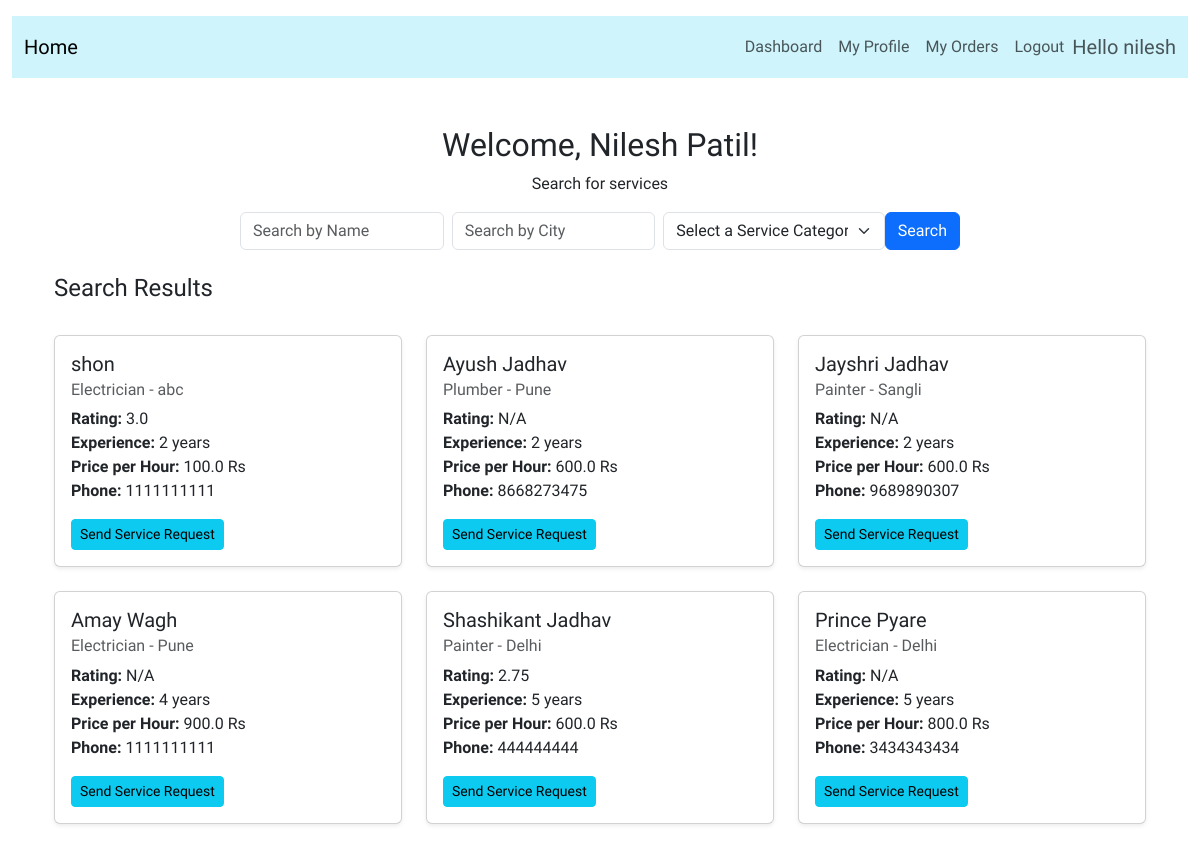
The page /customer/search_services (signed in) on the database as committed earlier.
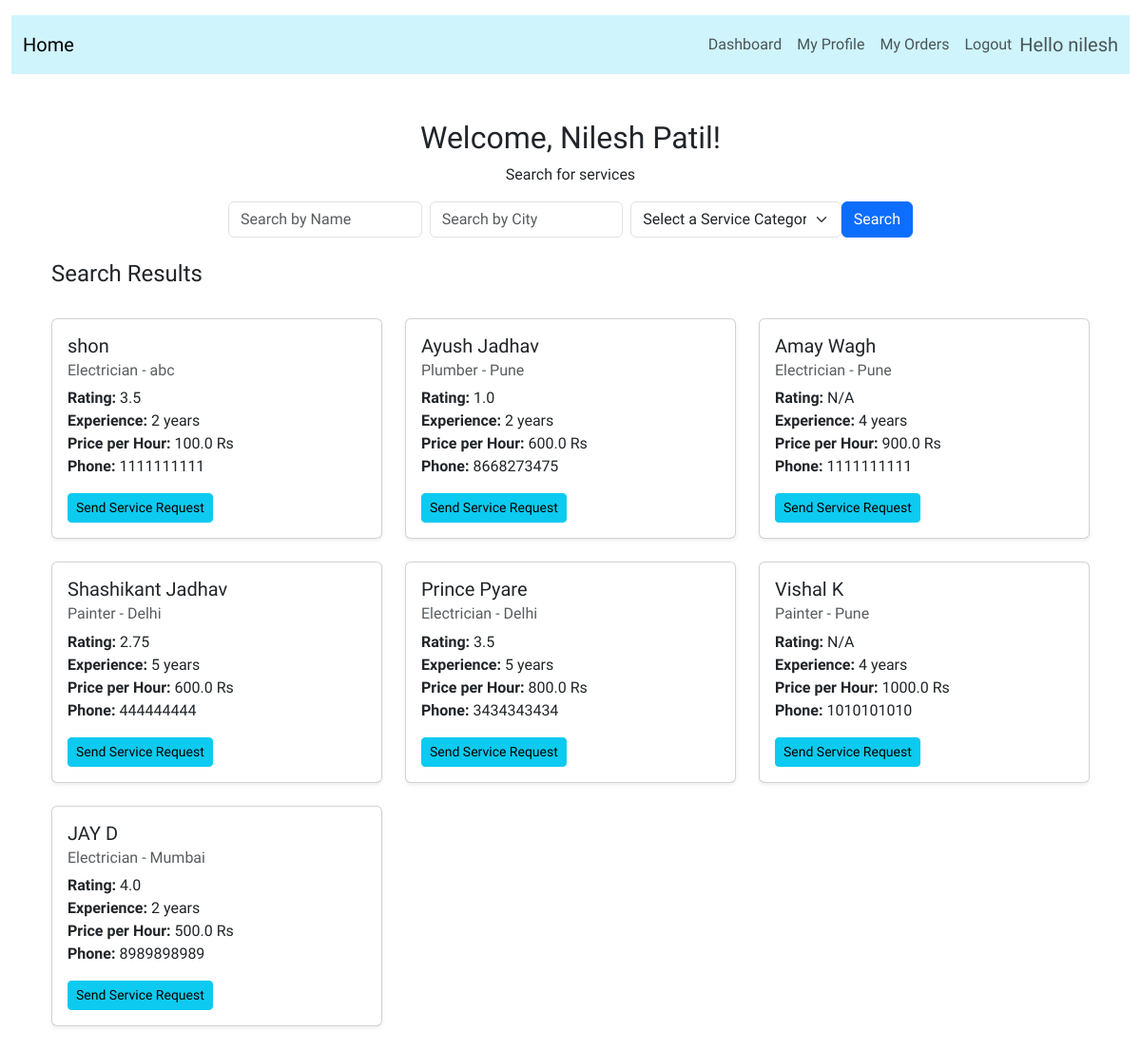
The same page on the database as committed later.
### application/model.py (models this page shows)
class ServiceProfessional(db.Model):
    id = db.Column(db.Integer, primary_key=True)
    name = db.Column(db.String(80), nullable=False)
    phone = db.Column(db.String(80), nullable=False)
    city = db.Column(db.String(80), nullable=False)
    service_category = db.Column(db.String(80), nullable=False)
    rating = db.Column(db.Float, nullable=True)
    experience = db.Column(db.Integer, nullable=False)
    company_name = db.Column(db.String(80), nullable=False)
    status = db.Column(db.String(80), nullable=False)  # ('blacklisted', 'approved', 'pending')
    price_per_hour = db.Column(db.Float, nullable=False)
    expenses_per_hour = db.Column(db.Float, nullable=True)
    user_id = db.Column(db.Integer, db.ForeignKey('user.id'), nullable=False)
    service_requests = db.relationship('ServiceRequest', backref='service_professional', lazy=True)

### application/routes.py (the view)
@app.route('/customer/search_services', methods=['GET'])
@login_required
def search_services():
    query = request.args.get('query', '').strip()
    city = request.args.get('city', '').strip()
    service_category = request.args.get('service_category', '').strip()
    errors = []
    if query and (len(query) > 50 or not query.replace(' ', '').isalpha()):
        errors.append("Query should be a maximum of 50 characters and contain only alphabets.")
    if city and (len(city) > 50 or not city.replace(' ', '').isalpha()):
        errors.append("City should be a maximum of 50 characters and contain only alphabets.")
    if service_category and len(service_category) > 50:
        errors.append("Invalid service category.")
    if errors:
        for error in errors:
            flash(error, 'error')
        return redirect(url_for('customer_dashboard'))  # Redirect to dashboard or a default page
    user_id = session.get('user_id')
    if not user_id:
        flash("You must be logged in to search services.", 'error')
        return redirect(url_for('login'))  # Redirect to login if user is not logged in
    customer = Customer.query.filter_by(user_id=user_id).first()
    if not customer:
        flash("Customer details not found.", 'error')
        return redirect(url_for('customer_dashboard'))
    categories = ServiceCategory.query.filter_by(status='active').all()
    query_filters = [ServiceProfessional.status == 'approved']
    if query:
        query_filters.append(ServiceProfessional.name.like(f'%{query}%'))  # Case-insensitive match
    if city:
        query_filters.append(ServiceProfessional.city.like(f'%{city}%'))
    if service_category:
        query_filters.append(ServiceProfessional.service_category.like(f'%{service_category}%'))
    serviceprofessionals = ServiceProfessional.query.filter(*query_filters).all()
    return render_template(
        'customer_dash.html',
        services=serviceprofessionals,
        query=query,
        city=city,
        service_category=service_category,
        customer=customer,
        categories=categories
    )

### application/model.py (called while the page is built)
    @property
    def is_active(self):
        if self.role == 'customer':
            return self.customer_det.status == 'active'
        elif self.role == 'service_professional':
            return self.service_professional_det.status == 'approved'
        elif self.role == 'admin':
            return True
        return False  # For any other role, return False or handle accordingly

### application/routes.py (called while the page is built)
@login_manager.user_loader
def load_user(user_id):
    return User.query.get(int(user_id))

### templates/customer_dash.html (shortened to what this page needs)
{% extends 'base.html' %}
{% block content %}
<div class="container mt-5">
    <div class="row">
        <div class="col-12 text-center">
            <h2>Welcome, {{ customer.name }}!</h2>
            <p>Search for services</p>
        </div>
    </div>
    <div class="row mb-4">
        <div class="col-12 col-md-8 offset-md-2">
            <form class="d-flex flex-column flex-md-row align-items-center" action="{{ url_for('search_services') }}" method="GET" novalidate>
                <input type="text"
                       class="form-control mb-2 mb-md-0 me-md-2"
                       name="query"
                       placeholder="Search by Name"
                       value="{{ query }}"
                       maxlength="50"
                       pattern="^[a-zA-Z\s]+$"
                       title="Name should only contain alphabets and spaces.">
                <input type="text"
                       class="form-control mb-2 mb-md-0 me-md-2"
                       name="city"
                       placeholder="Search by City"
                       value="{{ city }}"
                       maxlength="50"
                       pattern="^[a-zA-Z\s]+$"
                       title="City should only contain alphabets and spaces.">
                <select class="form-select"
                        name="service_category"
                        aria-label="Search by Service Category"
                        required>
                    <option value="" disabled {% if not service_category %}selected{% endif %}>Select a Service Category</option>
                </select>
                <button class="btn btn-primary mt-2 mt-md-0" type="submit">Search</button>
            </form>
        </div>
    </div>
    {% if services %}
    <div class="row mb-4">
        <div class="col-12">
            <h4>Search Results</h4>
        </div>
    </div>
    <div class="row">
        {% for service in services %}
        <div class="col-12 col-md-4 mb-4">
            <div class="card shadow-sm">
                <div class="card-body">
                    <h5 class="card-title">{{ service.name }}</h5>
                    <h6 class="card-subtitle mb-2 text-muted">{{ service.service_category }} - {{ service.city }}</h6>
                    <p class="card-text">
                        <strong>Rating:</strong> {{ service.rating or 'N/A' }}<br>
                        <strong>Experience:</strong> {{ service.experience }} years<br>
                        <strong>Price per Hour:</strong> {{ service.price_per_hour }} Rs<br>
                        <strong>Phone:</strong> {{ service.phone }}<br>
                    </p>
                    <button type="button" class="btn btn-info btn-sm" data-bs-toggle="modal" data-bs-target="#serviceRequestModal{{ service.id }}">Send Service Request</button>
                </div>
            </div>
        </div>
        {% endfor %}
    </div>
    {% endif %}
</div>
{% endblock %}

Rows that differ between the two databases and show on the page:
no longer on this page (row edited): ServiceProfessional: name "Jayshri Jadhav", service_category "Painter", city "Sangli", rating "N/A", experience "2", price_per_hour "600.0", phone "9689890307"
changed ServiceProfessional "shon": rating "3.0" → "3.5"
changed ServiceProfessional "Ayush Jadhav": rating "N/A" → "1.0"
changed ServiceProfessional "Prince Pyare": rating "N/A" → "3.5"
added ServiceProfessional: name "Vishal K", service_category "Painter", city "Pune", rating "N/A", experience "4", price_per_hour "1000.0", phone "1010101010"
added ServiceProfessional: name "JAY D", service_category "Electrician", city "Mumbai", rating "4.0", experience "2", price_per_hour "500.0", phone "8989898989"
